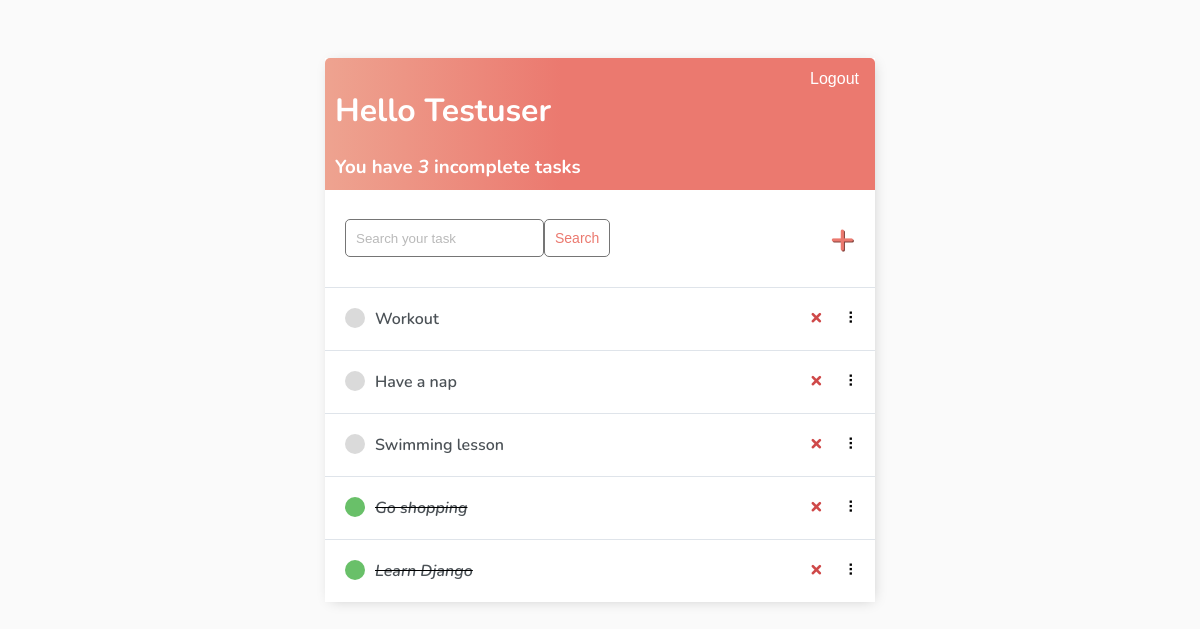
Screenshot of / (signed in) with the database file from the repository.
### base/models.py (models this page shows)
class   Task(models.Model):
    user = models.ForeignKey(User, on_delete=models.CASCADE, null=True, blank=True)
    title = models.CharField(max_length=200)
    description = models.TextField(null=True, blank=True)
    complete = models.BooleanField(default=False)
    created = models.DateTimeField(auto_now_add=True)
    def __str__(self):
        return self.title
    class   Meta:
        ordering = ['complete']

### base/views.py (the view)
# urls.py: path('', TaskList.as_view(), name="tasklist"),
class   TaskList(LoginRequiredMixin, ListView):
    model = Task
    context_object_name = 'tasks'
    def get_context_data(self, **kwargs):
        context = super().get_context_data(**kwargs)
        context['tasks'] = context['tasks'].filter(user=self.request.user)
        context['count'] = context['tasks'].filter(complete=False).count()
        search_input = self.request.GET.get('search-area') or ''
        if search_input:
            context['tasks'] = context['tasks'].filter(title__startswith=search_input)
        context['search_input'] = search_input
        return context

### base/templates/base/task_list.html (shortened to what this page needs)
{% extends 'base/base.html' %} {% block content %}
<div class="header-bar">
    <div>
        <h1>Hello {{request.user|title}}</h1>
        <h3 style="margin:0">You have <i>{{count}}</i> incomplete task{{ count|pluralize:"s" }}</h3>
    </div>
    {% if request.user.is_authenticated %}
    <form method="POST" action="{% url 'logout' %}">
        <button type="submit" style="background-color: transparent; border: none; color: white; cursor: pointer; font-size: 16px;">
            Logout
        </button>
    </form>
    {% else %}
    <a href="{% url 'login' %}">Login</a> {% endif %}
</div>
<div id="search-add-wrapper">
    <form method="GET" style="display: flex;">
        <input type='text' name='search-area' placeholder="Search your task" value="{{search_input}}">
        <input class="button" type="submit" value='Search'>
    </form>
    {% if tasks|length > 0 %}
    <a id="add-link" href="{% url 'taskcreate' %}">&#x2b;</a>
    {% endif %}
</div>
<div id="tasklist" class="task-items-wrapper">
    {% for task in tasks %}
    <div class="task-wrapper" data-position="{{task.pk}}">
        <div class="task-title">
            {% if task.complete %}
            <div class="task-complete-icon"></div>
            <i><s><a href="{% url 'taskupdate' task.id %}">{{task}}</a></s></i> {% else %}
            <div class="task-incomplete-icon"></div>
            <a href="{% url 'taskupdate' task.id %}">{{task}}</a> {% endif %}
        </div>
        <div class="task-controls">
            <a class="delete-link" href="{% url 'taskdelete' task.id %}">&#215;</a>
            <span class="handle">&nbsp;&#10247;</span>
        </div>
    </div>
    {% empty %}
    <div style="text-align: center; padding-bottom: 10px; line-height: 1em;">
        <h3>No new tasks are created.</h3>
        <h3>Create a <a style="text-decoration: none; color: #e53935;" href="{% url 'taskcreate' %}">New task</a> ! </h3>
    </div>
    {% endfor %}
</div>
{% endblock content %}

### base/templates/base/base.html (style rules this page uses)
body { background-color: #FAFAFA; font-family: 'Nunito', sans-serif; padding-top: 50px; }
h1, h2, h3, h4, h5, h6, { font-family: 'Raleway', sans-serif; }
a, p { color: #4b5156 }
a { font-weight: 600; }
input { outline: none; border: none; }
.header-bar { display: flex; justify-content: space-between; color: #fff; padding: 10px; border-radius: 5px 5px 0 0; background: linear-gradient(90deg, #EEA390 0%, #EB796F 43%, #EB796F 100%); }
.task-wrapper { display: flex; align-items: center; justify-content: space-between; background-color: #fff; border-top: 1px solid #dfe4ea; overflow: hidden; }
.task-title { display: flex; padding: 20px; }
.task-title a { text-decoration: none; color: #4b5156; margin-left: 10px; }
.task-complete-icon { height: 20px; width: 20px; background-color: rgb(105, 192, 105); border-radius: 50%; }
.task-incomplete-icon { height: 20px; width: 20px; background-color: rgb(218, 218, 218); border-radius: 50%; }
.delete-link { text-decoration: none; font-weight: 900; color: #cf4949; font-size: 22px; line-height: 0; padding: 20px 0px; }
.handle { display: inline-block; padding: 20px 16px; cursor: grab; user-select: none; }
.handle:after, .handle:before { display: block; content: ""; }
#add-link { color: #EB796F; text-decoration: none; font-size: 42px; text-shadow: 1px 1px #81413b; }
#search-add-wrapper { display: flex; justify-content: space-between; align-items: center; padding: 20px; }
input[type=text], input[type=password], textarea { border: 1px solid #757575; border-radius: 5px; padding: 10px; width: 90%; }
::placeholder { font-weight: 300; opacity: 0.5; }
.button { border: 1px solid #757575; background-color: #FFF; color: #EB796F; padding: 10px; font-size: 14px; border-radius: 5px; cursor: pointer; text-decoration: none; }

### rows the page displays
Task: title "Workout"
Task: title "Have a nap"
Task: title "Swimming lesson"
Task: title "Go shopping"
Task: title "Learn Django"

### other values shown
{{ request.user|title }} "Testuser"
{{ count }} "3"
